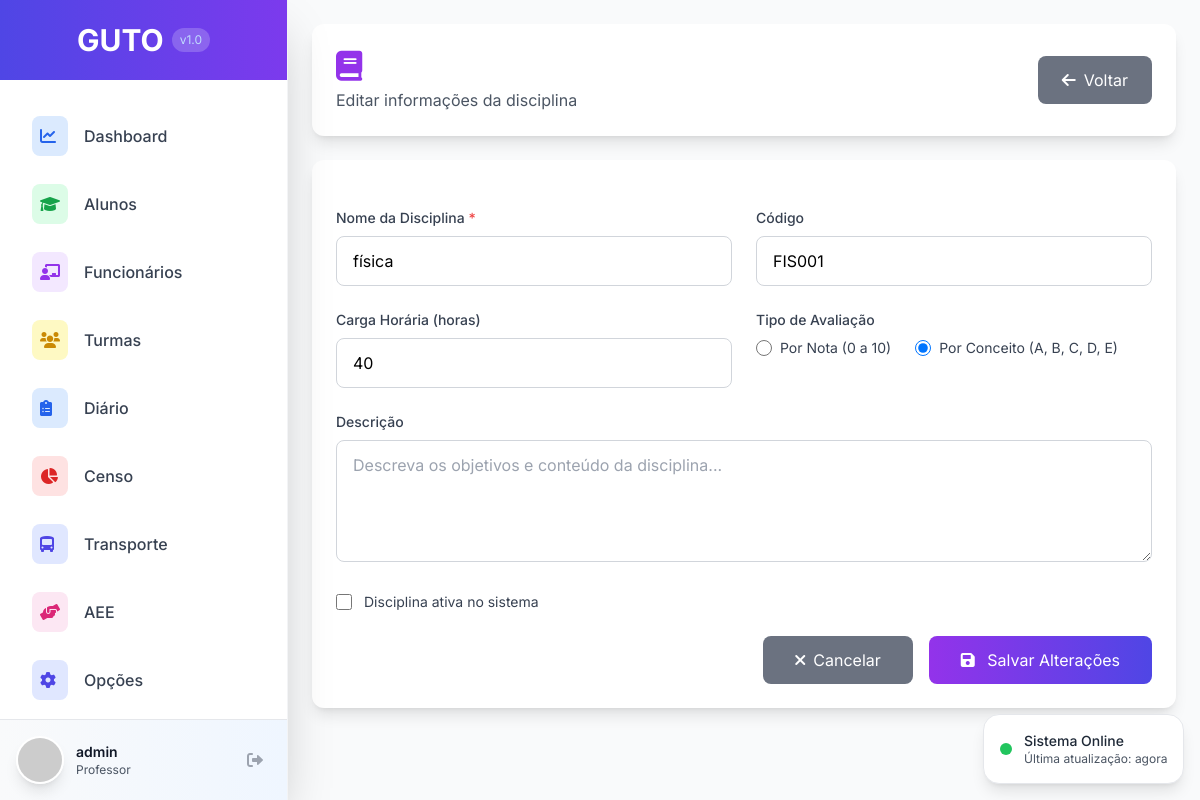
The app's page /turmas/disciplinas/4/editar/ (signed in), older data.
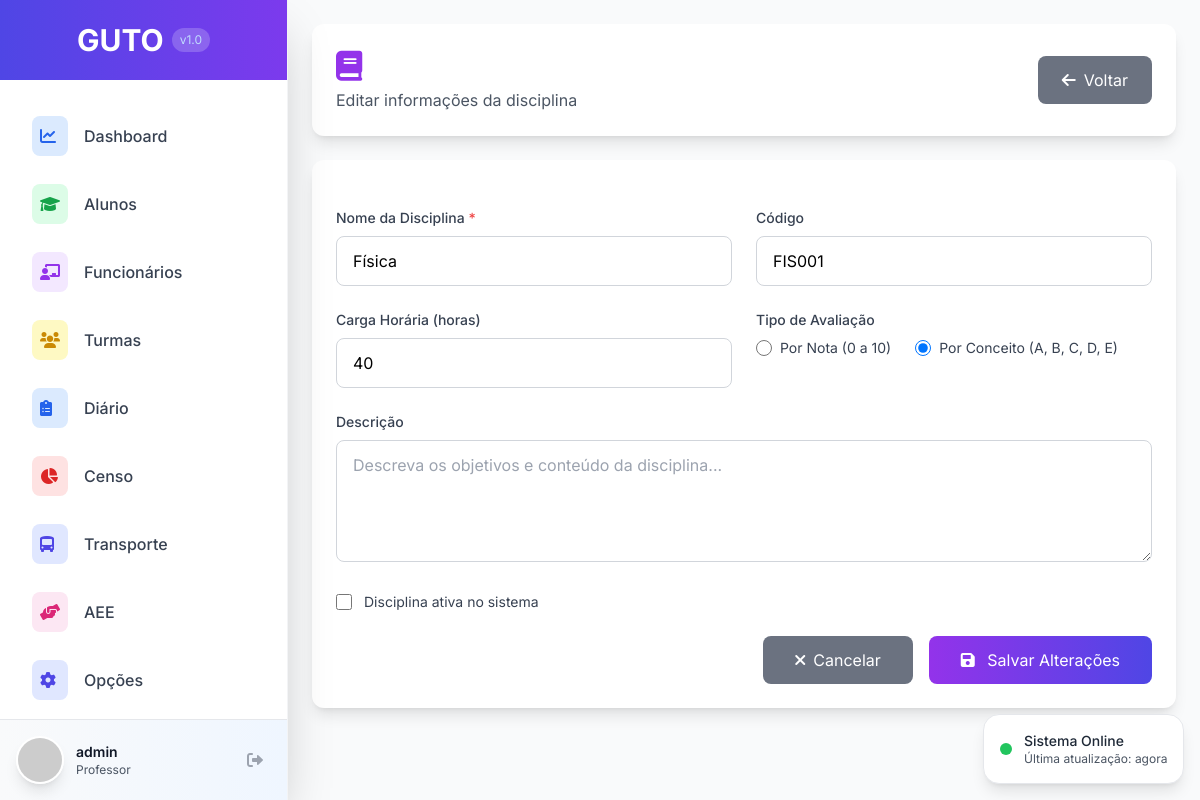
The same page, newer data.
### avaliacao/models.py (models this page shows, shortened)
class Disciplina(models.Model):
    nome = models.CharField(max_length=255, verbose_name="Nome da Disciplina")
    codigo = models.CharField(max_length=20, unique=True, verbose_name="Código da Disciplina")
    avalia_por_conceito = models.BooleanField(default=False, verbose_name="Avalia por Conceito")
    carga_horaria = models.IntegerField(default=40, verbose_name="Carga Horária")
    ativo = models.BooleanField(default=True, verbose_name="Disciplina Ativa")
    class Meta:
        verbose_name = "Disciplina"
        verbose_name_plural = "Disciplinas"
        ordering = ['nome']

### avaliacao/views.py (the view)
# urls.py: path('disciplinas/<int:pk>/editar/', views.disciplina_edit, name='disciplina_edit'),
@login_required
def disciplina_edit(request, pk):
    disciplina = get_object_or_404(Disciplina, pk=pk)
    if request.method == 'POST':
        form = DisciplinaForm(request.POST, instance=disciplina)
        if form.is_valid():
            form.save()
            messages.success(request, f'Disciplina "{disciplina.nome}" editada com sucesso!')
            AtividadeRecente.objects.create(
                usuario=request.user,
                acao='UPDATE',
                modulo='AVALIACAO',
                objeto_nome=disciplina.nome,
                descricao=f'Editou a disciplina {disciplina.nome}'
            )
            return redirect('avaliacao:disciplinas_list')
    else:
        form = DisciplinaForm(instance=disciplina)
    return render(request, 'avaliacao/disciplina_form.html', {'form': form, 'disciplina': disciplina})

### avaliacao/forms.py
class DisciplinaForm(forms.ModelForm):
    class Meta:
        model = Disciplina
        fields = ['nome', 'codigo', 'avalia_por_conceito', 'carga_horaria']
        widgets = {
            'nome': forms.TextInput(attrs={
                'class': 'w-full px-3 py-2 border border-gray-300 rounded-lg focus:ring-2 focus:ring-purple-500 focus:border-purple-500',
                'placeholder': 'Ex: Matemática'
            }),
            'codigo': forms.TextInput(attrs={
                'class': 'w-full px-3 py-2 border border-gray-300 rounded-lg focus:ring-2 focus:ring-purple-500 focus:border-purple-500',
                'placeholder': 'Ex: MAT001'
            }),
            'avalia_por_conceito': forms.CheckboxInput(attrs={
                'class': 'w-4 h-4 text-purple-600 bg-gray-100 border-gray-300 rounded focus:ring-purple-500'
            }),
            'carga_horaria': forms.NumberInput(attrs={
                'class': 'w-full px-3 py-2 border border-gray-300 rounded-lg focus:ring-2 focus:ring-purple-500 focus:border-purple-500',
                'placeholder': '40'
            }),
        }

### templates/avaliacao/disciplina_form.html (shortened to what the changed rows need)
{% extends 'base.html' %}
{% block content %}
<div class="space-y-6">
    <div class="bg-white rounded-xl shadow-lg p-6">
        <div class="flex items-center justify-between">
            <div>
                <h1 class="text-3xl font-bold text-gray-800">
                    <i class="fas fa-book text-purple-600 mr-3"></i>{{ title }}
                </h1>
            </div>
        </div>
    </div>
    <div class="bg-white rounded-xl shadow-lg p-6">
        <form method="post" class="space-y-6">
            <div class="grid grid-cols-1 md:grid-cols-2 gap-6">
                <div>
                    <label for="{{ form.nome.id_for_label }}" class="block text-sm font-medium text-gray-700 mb-2">
                        Nome da Disciplina <span class="text-red-500">*</span>
                    </label>
                    <input type="text"
                           name="{{ form.nome.name }}"
                           id="{{ form.nome.id_for_label }}"
                           value="{{ form.nome.value|default:'' }}"
                           class="w-full px-4 py-3 border border-gray-300 rounded-lg focus:outline-none focus:ring-2 focus:ring-purple-500 focus:border-purple-500"
                           placeholder="Ex: Matemática, Português, História..."
                           required>
                </div>
                <div>
                    <label for="{{ form.codigo.id_for_label }}" class="block text-sm font-medium text-gray-700 mb-2">
                        Código
                    </label>
                    <input type="text"
                           name="{{ form.codigo.name }}"
                           id="{{ form.codigo.id_for_label }}"
                           value="{{ form.codigo.value|default:'' }}"
                           class="w-full px-4 py-3 border border-gray-300 rounded-lg focus:outline-none focus:ring-2 focus:ring-purple-500 focus:border-purple-500"
                           placeholder="Ex: MAT001, PORT001...">
                </div>
            </div>
        </form>
    </div>
</div>
{% endblock %}

Row changes from the older to the newer data that the page shows:
changed Disciplina "FIS001": nome "física" → "Física"
